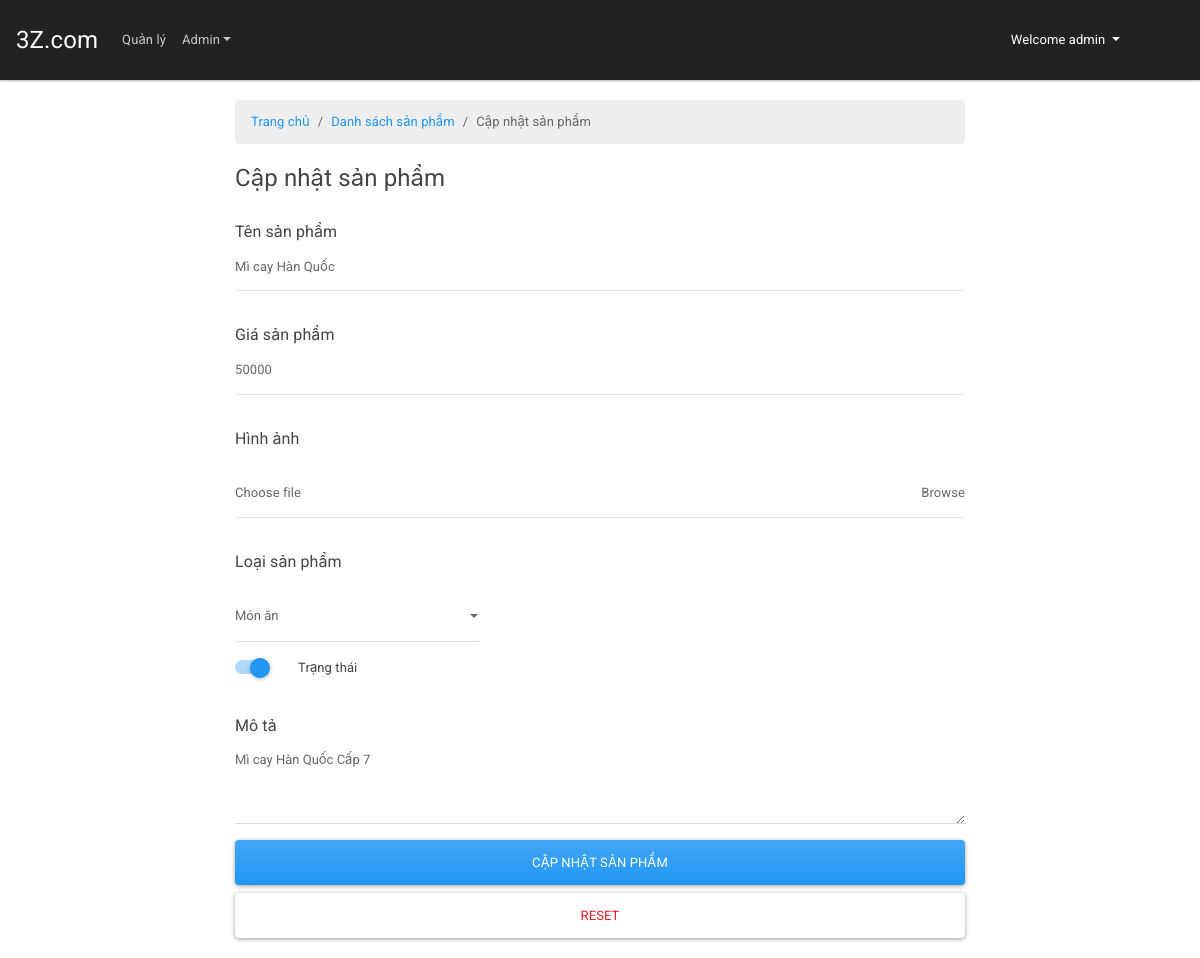
/admin/update_product.php?id=7 (signed in), run on the app's committed database.
### tables this page shows
CREATE TABLE `product` (
  `ID` int(11) NOT NULL,
  `NAME` varchar(200) NOT NULL,
  `PRICE` int(11) NOT NULL,
  `IMAGE` text NOT NULL,
  `DESCRIPTION` text NOT NULL,
  `TYPE` varchar(50) NOT NULL DEFAULT 'Đồ uống',
  `STATUS` int(11) NOT NULL
);

### inc/connect.php (called while the page is built, shortened)
<?php
	class Connection implements QL
	{
		private static $conn = NULL;
		private static $pre = NULL;
		private static $sql = NULL;
		public static function connect()
		{
			if(self::$conn === NULL){
				try {
					self::$conn = new PDO('mysql:host=' . HOSTNAME . ';dbname=' . DBNAME, USERNAME, PASSWORD, array(PDO::MYSQL_ATTR_INIT_COMMAND=>'SET NAMES utf8'));
					self::$conn -> setAttribute(PDO::ATTR_ERRMODE, PDO::ERRMODE_EXCEPTION);
					return self::$conn;
				} catch (PDOException $ex) {
					echo $ex -> getMessage();
				}
			}
		}
		public static function disconnect()
		{
			if(self::$conn !== NULL) self::$conn = NULL;
		}
		public function getRowByWhere($table, $where, $field)
		{
			if(self::$conn !== NULL){
				self::$sql = "SELECT {$field} FROM {$table} WHERE {$where}";
				self::$pre = self::$conn -> prepare(self::$sql);
				self::$pre -> execute();
				return self::$pre -> fetch();
			} else{ return 0; }
		}
	}
?>

### admin/update_product.php (the view, shortened to what this page needs)
<?php
	include_once '../inc/header.php';
	include_once '../inc/connect.php';
    include_once '../inc/nav.php';
    $conn = new Connection();
	if(isset($_GET['id']) && filter_var($_GET['id'], FILTER_VALIDATE_INT)){
		$id = $_GET['id'];
		$where = "ID = {$id}";
        $data = $conn -> getRowByWhere('product', $where, '*');
        list($id, $name, $price, $image, $description, $type, $status) = $data;
	} else{
        header('location: ./list_product.php');
        die('ID is undefined');
    }
?>
<div class="container">
	<div class="row">
		<div class="col-12 col-xs-12 col-sm-12 col-md-12 col-lg-8 m-auto">
			<ol class="breadcrumb">
              <li class="breadcrumb-item"><a href="../">Trang chủ</a></li>
              <li class="breadcrumb-item"><a href="./list_product.php">Danh sách sản phẩm</a></li>
			  <li class="breadcrumb-item active">Cập nhật sản phẩm</li>
			</ol>
			<form action="#" method="POST" enctype="multipart/form-data">
				<fieldset>
					<legend>Cập nhật sản phẩm</legend>
					<div class="form-group">
					  <label class="col-form-label" for="name">Tên sản phẩm</label>
					  <input type="text" class="form-control input-edit" placeholder="Name" name="name" id="name" autocomplete="off" required value="<?php if(isset($name)) echo $name; ?>">
					</div>
					<div class="form-group">
					  <label class="col-form-label" for="price">Giá sản phẩm</label>
					  <input type="number" class="form-control input-edit" placeholder="Price" name="price" id="price" autocomplete="off" required value="<?php if(isset($price)) echo $price; ?>">
					</div>
					 <div class="form-group">
					 	<label class="col-form-label" for="image">Hình ảnh</label>
					    <div class="input-group mb-3">
					      <div class="custom-file">
					        <label class="custom-file-label" for="image">Choose file</label>
					      </div>
					    </div>
					</div>
					<div class="form-group">
				        <label class="col-form-label" for="type">Loại sản phẩm</label>
				      	<select class="form-control col-4" id="type" name="type">
					        <option value="Món ăn" <?php if(isset($type) && $type === 'Món ăn') echo 'selected'; ?>>Món ăn</option>
				      	</select>
				    </div>
					<div class="form-group">
					    <div class="custom-control custom-switch">
					      	<label class="custom-control-label" for="status">Trạng thái</label>
					    </div>
					</div>
					<div class="form-group">
					  <label class="col-form-label" for="description">Mô tả</label>
					  <textarea class="form-control input-edit" id="description" name="description" rows="3" autocomplete="off"><?php if(isset($description)) echo $description; ?></textarea>
					</div>
					<button type="submit" class="btn btn-block btn-primary">Cập nhật sản phẩm</button>
					<button type="reset" class="btn btn-block btn-outline-danger">Reset</button>
				</fieldset>
			</form><br />
		</div>
	</div>
</div>
<?php include_once '../inc/footer.php'; ?>

### assets/css/admin.css (style rules this page uses)
* { padding: 0; margin: 0; }
html, body { padding: 0; box-sizing: border-box; }
.container, .container-fluid { margin-top: 20px; }
.input-edit { margin-top: -20px }

### data on the page
product: name "Mì cay Hàn Quốc", price "50000", type "Món ăn", description "Mì cay Hàn Quốc Cấp 7"

### other printed values
$_SESSION['USERNAME'] "admin"
